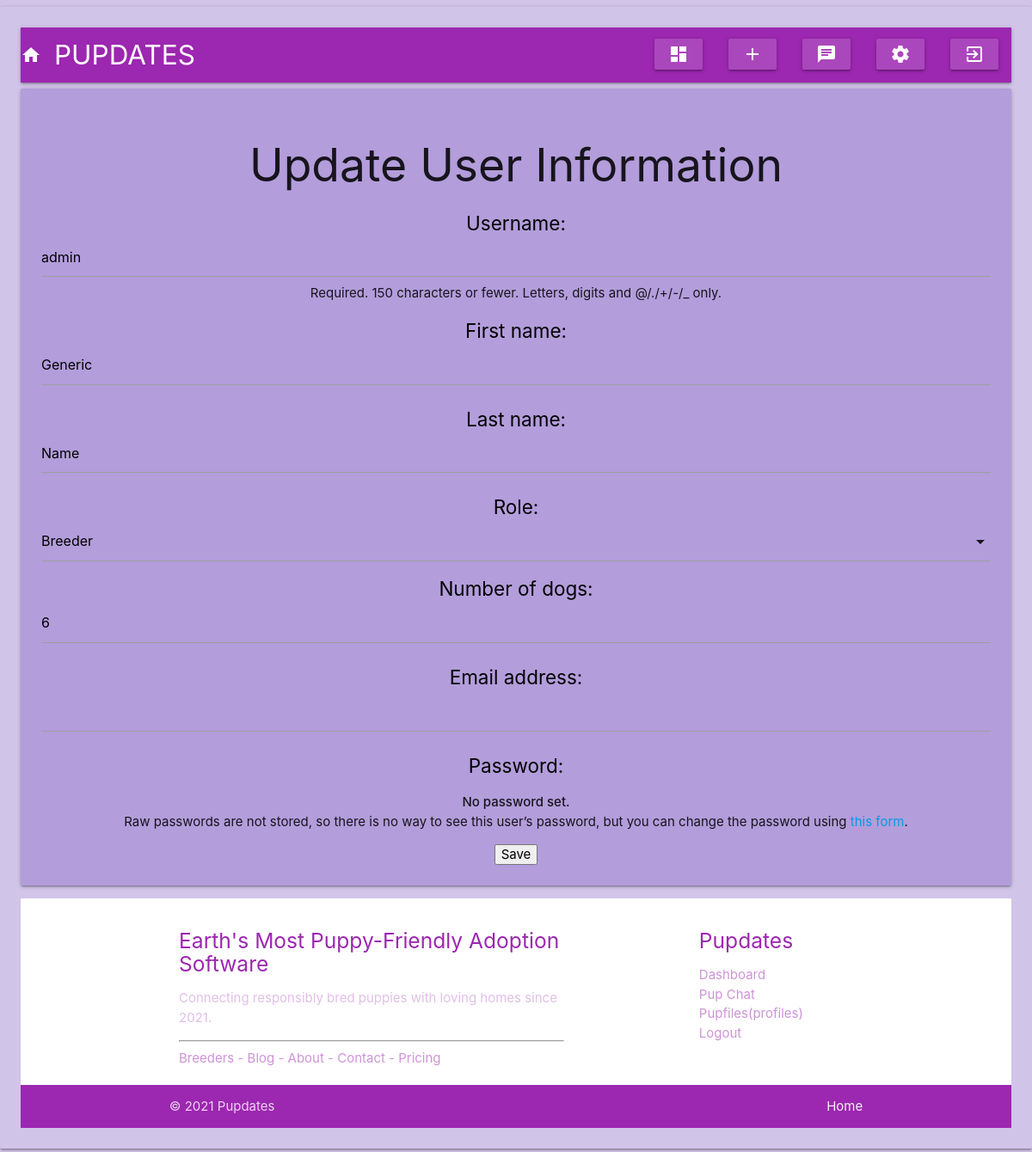
Before: /accounts/settings/ (signed in) with the older database file.
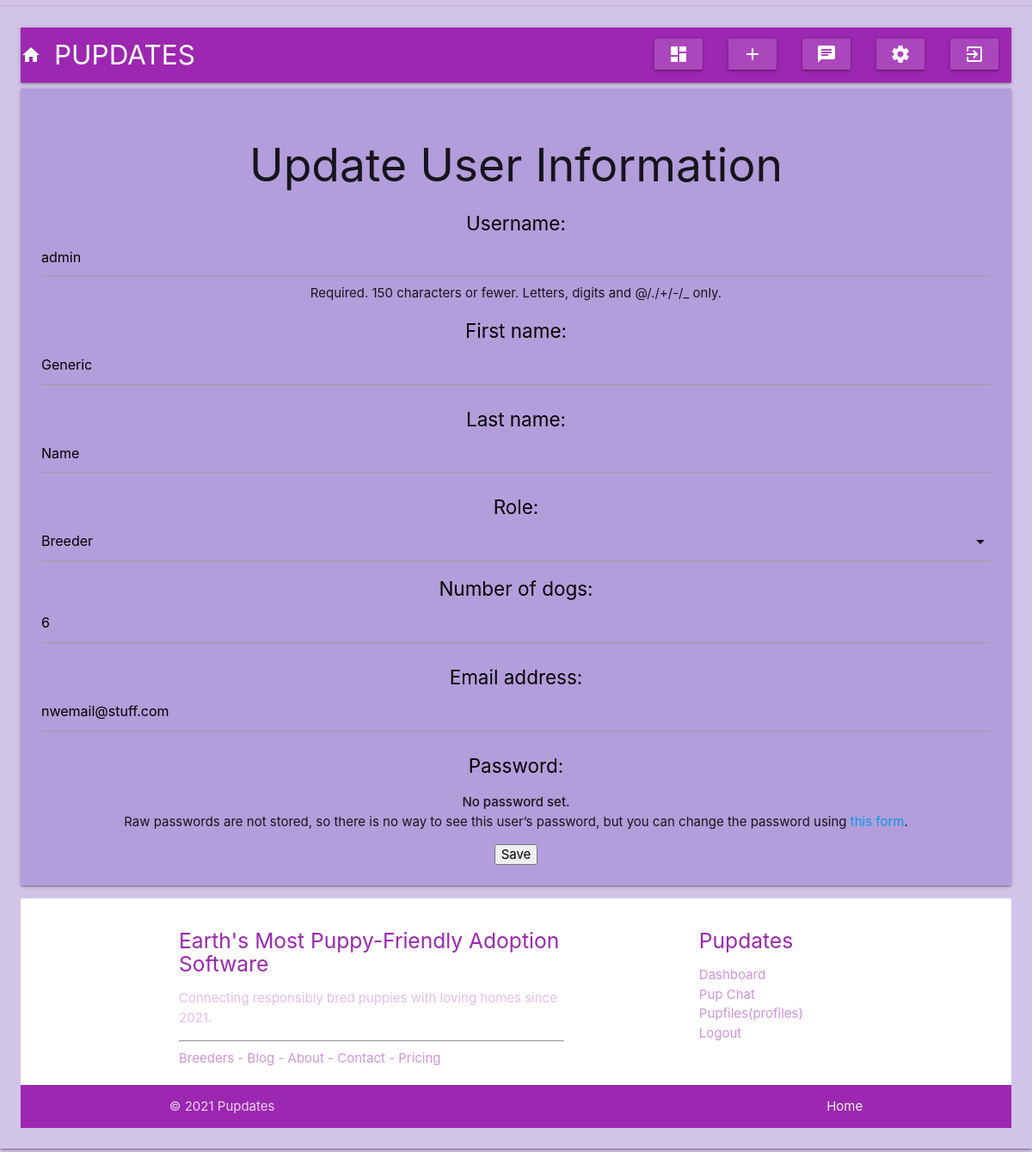
After: the same page with the newer database file.
### accounts/models.py (models this page shows, shortened)
class CustomUser(AbstractUser):
    BREEDER = 1
    PUPPY_PARENT = 2
    ROLE_CHOICES = (
        (BREEDER, 'Breeder'),
        (PUPPY_PARENT, 'Puppy Parent (Adopter)'),
    )
    role = models.PositiveSmallIntegerField(choices=ROLE_CHOICES, blank=True, null=True)
    number_of_dogs = models.PositiveSmallIntegerField(default=0, blank=True, null=False)

### accounts/views.py (the view, shortened to what this page needs)
# urls.py: path('settings/',  UpdateView.as_view(), name='update'),
class UpdateView(LoginRequiredMixin, UpdateView):
    model = CustomUser
    form_class = CustomUserChangeForm
    success_url = reverse_lazy('home')
    template_name = 'change.html'
    def get_object(self, queryset=None):
        return self.request.user

### accounts/forms.py
class CustomUserChangeForm(UserChangeForm):
    class Meta:
        model = CustomUser
        fields = UserCreationForm.Meta.fields + ('username', 'first_name', 'last_name', 'role', 'number_of_dogs', 'email',)

### templates/change.html (shortened to what this page needs)
{% extends 'base.html' %}
{% load static %}
{% block content %}
<h2>Update User Information</h2>
<form method="post">
  {{ form.as_p }}
<button type="submit">Save</button>
</form>
{% endblock %}

Changed rows visible on the page:
changed CustomUser "admin": email (not shown) → "nwemail@stuff.com"
